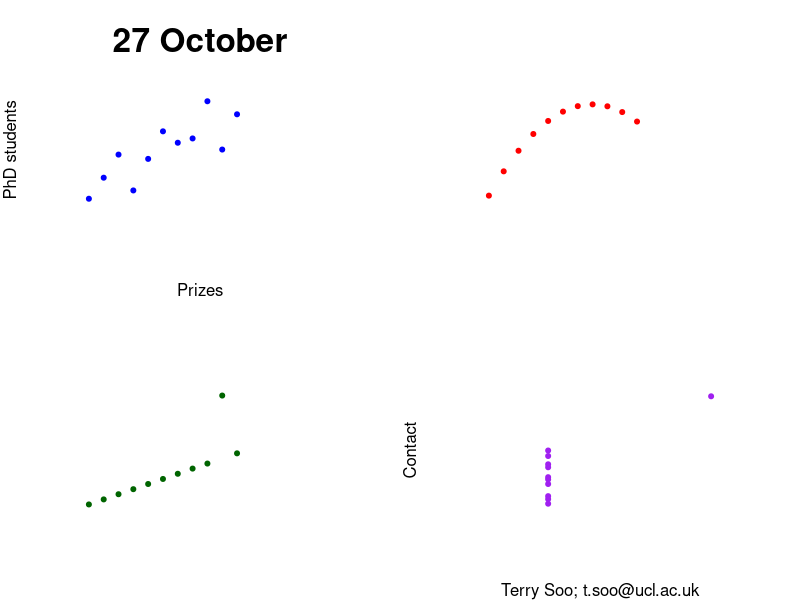

Recreate this plot in R.
## ---- chunk 1
knitr::opts_chunk$set(echo = TRUE)
## ---- chunk 2
x1 = c(10,8,13,9,11,14,6,4,12,7,5)
y1 = c(8.04,6.95,7.58,8.81,8.33,9.96,7.24,4.26,10.84,4.82,5.68)

x2 = c(10,8,13,9,11,14,6,4,12,7,5)
y2 = c(9.14,8.14,8.74,8.77,9.26,8.10,6.13,3.1,9.13,7.26,4.74)

x3 = c(10,8,13,9,11,14,6,4,12,7,5)
y3 = c(7.46,6.77,12.74,7.11,7.81,8.84,6.08,5.39,8.15,6.42,5.73)

x4 = c(8,8,8,8,8,8,8,19,8,8,8)
y4= c(6.58,5.76,7.71,8.84,8.47,7.04,5.25,12.5,5.56,7.91,6.89)



# bmp(filename="ans.bmp", width=960)
par(mfrow=c(2,2), mar = c(4, 4, 4, 4), pch=19, cex=1)

plot(x1,y1, col = "blue",  pch=20, xlim=c(4,19), xlab = "Prizes", ylab="PhD students", axes=FALSE, main="27 October", cex.main = 2, asp=1)





plot(x2,y2, col = "red",  pch=20, xlim=c(4,19), xlab = "", ylab="", axes=FALSE, main="", cex.main = 2,asp=1)



plot(x3,y3, col = "dark green",  pch=20, xlim=c(4,19), xlab = "", ylab="", axes=FALSE, main="",  cex.main = 2,asp=1)



plot(x4,y4, col = "purple",  pch=20, xlim=c(4,19), xlab = "Terry Soo; t.soo@ucl.ac.uk", ylab="Contact", axes=FALSE, main="",  cex.main = 2,asp=1)
## ---- chunk 3
dev.off()
